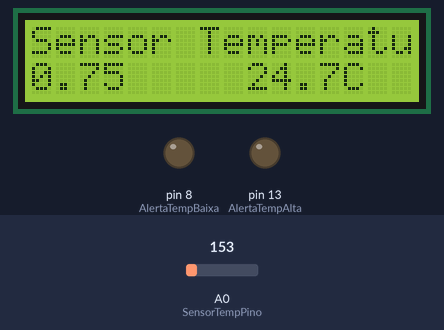
This sketch was run on a simulated Arduino Uno, built with avr-gcc and run on an emulated ATmega328P. Parts: 16×2 character LCD, output pins drawn as LEDs (lit = HIGH). Inputs (shaded band) come from the test bench; at power-on: A0 (SensorTempPino) = 153.

Above: at 1.2 s.
1.3 s: A0 (SensorTempPino) set to 132
At 3.1 s:
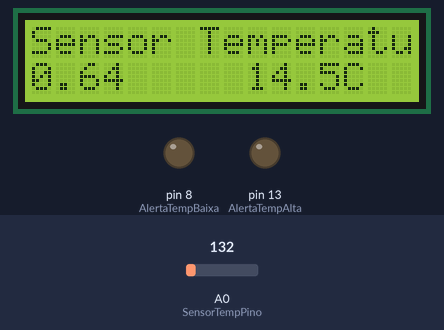
3.5 s: A0 (SensorTempPino) set to 111
At 4.8 s:
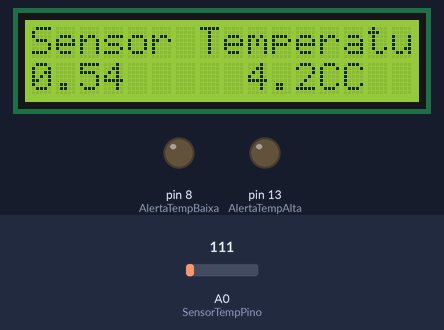
5.5 s: A0 (SensorTempPino) set to 170
At 6.5 s:
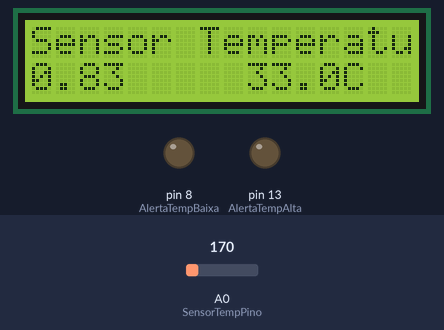
7.5 s: A0 (SensorTempPino) set to 192
At 9.4 s:
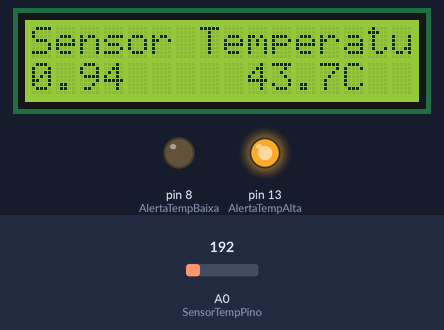
Timing chart, 0 to 10.5 s (numbered marks = the images above; inputs shaded):
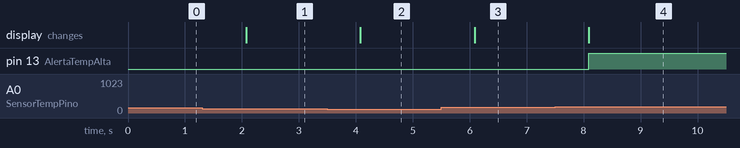

The sketch:

monitoramento.ino
```cpp
// Biblioteca LCD
#include <LiquidCrystal.h>
// Inicializa a biblioteca LCD
LiquidCrystal LCD(12,11,5,4,3,2);

// Define o pino analógico A0 como entrada do Sensor de Temperatura
int SensorTempPino = A0; // usar A0 por clareza

// Define o pino 8 para o alerta de temperatura baixa
int AlertaTempBaixa = 8;
// Define o pino 13 para o alerta de temperatura alta
int AlertaTempAlta = 13;

// Define temperatura baixa como abaixo de zero grau Celsius
int TempBaixa = 0;
// Define temperatura alta como acima de 40 graus Celsius
int TempAlta = 40;

void setup() {
  // Define o pino de alerta de temperatura baixa como saída
  pinMode(AlertaTempBaixa, OUTPUT);
  // Define o pino de alerta de temperatura alta como saída
  pinMode(AlertaTempAlta, OUTPUT);

  // Define a quantidade de colunas e linhas do LCD
  LCD.begin(16, 2);
  // Imprime a mensagem no LCD
  LCD.print("Sensor Temperatura:");
  // Muda o cursor para a primeira coluna e segunda linha do LCD
  LCD.setCursor(0, 1);
  LCD.print("      /     ");
}

void loop() {
  int SensorTempTensao = analogRead(SensorTempPino);

  // Calcula tensão (assumindo Vref = 5.0V). Se seu Arduino usar 4.9V, troque 5.0 por 4.9
  float Tensao = SensorTempTensao * 5.0 / 1024.0;

  // Para sensor TMP36: TemperaturaC = (Vout - 0.5) * 100
  float TemperaturaC = (Tensao - 0.5) * 100.0;
  float TemperaturaF = (TemperaturaC * 9.0 / 5.0) + 32.0;

  // Mostra tensão e temperatura no LCD
  LCD.setCursor(0, 1);
  // sobrescreve com formato fixo (2 casas decimais)
  LCD.print(Tensao, 2);
  // garante que posições vazias sejam limpas (se necessário)
  LCD.print("   "); // ajusta se precisar

  LCD.setCursor(9, 1);
  LCD.print(TemperaturaC, 1); // 1 casa decimal
  LCD.print("C");

  // Lógica de alerta
  if (TemperaturaC >= TempAlta) {
    digitalWrite(AlertaTempBaixa, LOW);
    digitalWrite(AlertaTempAlta, HIGH);
  } else if (TemperaturaC <= TempBaixa) {
    digitalWrite(AlertaTempAlta, LOW);
    digitalWrite(AlertaTempBaixa, HIGH);
  } else {
    // temperatura normal
    digitalWrite(AlertaTempAlta, LOW);
    digitalWrite(AlertaTempBaixa, LOW);
  }

  delay(1000); // atualiza 2x por segundo
}
```

Measured:
- the behaviour switches between 123 and 122 on A0 (SensorTempPino) (found by bisection; images 1 and 2)
- the behaviour switches between 184 and 185 on A0 (SensorTempPino) (found by bisection; images 3 and 4)
- after the input at 1.3 s, the display: changes after 0.77 s (image 1)
- after the input at 3.5 s, the display: changes after 0.58 s (image 2)
- after the input at 5.5 s, the display: changes after 0.58 s (image 3)
- after the input at 7.5 s, pin 13 (AlertaTempAlta): LOW → HIGH after 0.59 s; the display: changes after 0.59 s (image 4)
